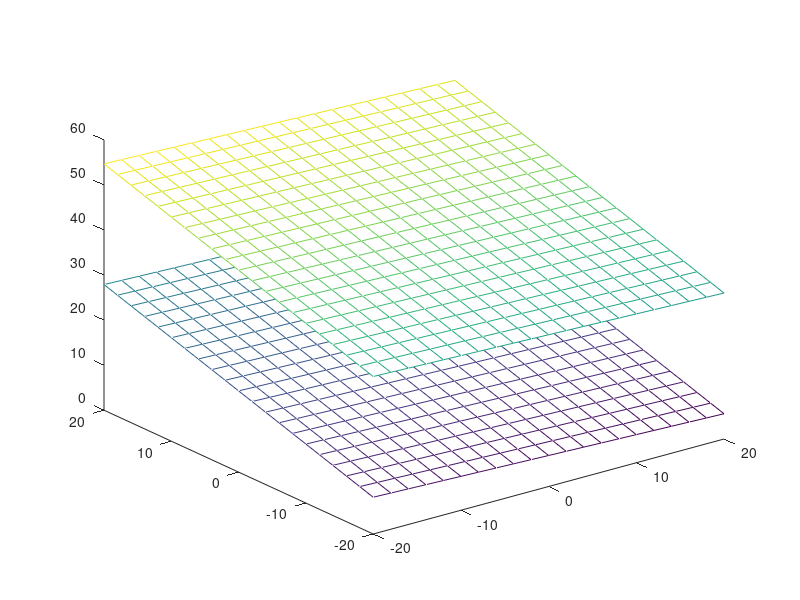

MATLAB code to generate this figure: (Note: this script raises an error after producing the figure.)

% CVPR 2012 Paper Matlab Code
% Title: A Theory of Multi-Layer Flat Refractive Geometry
% Authors: Amit Agrawal, Srikumar Ramalingam, Yuichi Taguchi, Visesh Chari

% In this code, we generate simulation data for Case 3. Then we use the
% forward projection equation to compute the projection of 3D points and
% show that it matches the original image projection

% Case 3 (Air-Medium1-Medium2)

clear all;close all;clc;

mu1 = 1.5;  % refractive index of medium1
mu2 = 1.33;  % refractive index of medium2

mu = [mu1;mu2];

fprintf('Testing Forward Projection for Case 3: Air-Medium1-Medium2\n')
fprintf('Case 3: Air-Medium1-Medium2. Refractive index of medium1 = %f, medium2 = %f\n',mu1,mu2);

COP = [0;0;0];  % Camera coordinate system is origin

% generate a flat refractive layer at distance d0
d0 = 15;
d1 = 24; % thickness of medium


% generate random normal of the flat refractive layer
n = [randn(1)*0.3 ; randn(1)*0.3 ; -1 + randn(1)*0.3];
n = n/sqrt(n'*n);
if(n(3)>=0)
    n = -n;
end

% display
figure;plot3(COP(1),COP(2),COP(3),'k-*');hold on;
[xx,yy] = meshgrid(-20:2:20,-20:2:20);
zz = (-d0 - n(1)*xx - n(2)*yy)/n(3);
mesh(xx,yy,zz);hold on
zz = (-(d0+d1) - n(1)*xx - n(2)*yy)/n(3);
mesh(xx,yy,zz);hold on



% Now we generate image points and find the final refracted ray working
% from the camera.
Ntrial = 100;
fprintf('Testing %d feature points\n',Ntrial);

for trial = 1:Ntrial
    
    % generate random image feature point in normalized coordinate system
    x2D = rand(2,1) - 0.5;
    
    rayD = [x2D ; 1];
    
    %find intersection of this ray with the flat refracting plane
    lamda = -d0/(n'*rayD);
    
    % lamda should be > 0 so that 3D point is in front
    while(lamda < 0)
        x2D = rand(2,1) - 0.5;
        rayD = [x2D ; 1];
        %find intersection of this ray with the flat plane
        % lamda*vi should lie on the plane
        lamda = -d0/(n'*rayD);
    end
    
    q = lamda*rayD; % q lies on flat refracting plane
    line([COP(1) ; q(1)], [COP(2) ; q(2)],[COP(3) ; q(3)] ,'LineWidth', 2 );hold on;
    
    
    vi = q;  % the direction for camera ray
    
    
    v2 = RefractedRay(vi,n,1,mu1);
    
    q2 = q - d1*v2/(v2'*n);
    line([q2(1) ; q(1)], [q2(2) ; q(2)],[q2(3) ; q(3)] ,'LineWidth', 2 );hold on;
    
    
    v3 = RefractedRay(v2,n,mu1,mu2);
    
    % final refracted ray will direction as v3
    %find a 3D point on this ray at some random distance
    fac = abs(20 + 10*rand(1));
    p = q2 + fac*v3/norm(v3);
    
    plot3(p(1),p(2),p(3),'g-s');hold on;
    line([p(1) ; q2(1)], [p(2) ; q2(2)],[p(3) ; q2(3)] ,'LineWidth', 2 );
    
    % now we solve the forward projection equation to find the image
    % projection of this 3D point
    M = SolveForwardProjectionCase3(d0,d0+d1,n,mu,p);
    
    imageProj = [M(1)/M(3); M(2)/M(3)];
    
    % the image projection should match the original feature point
    ee(trial,1) = sum(abs(imageProj - x2D));
    
end

figure;plot(ee);title('error between ground truth and computed projection using AFP');


fprintf('mean error between ground truth feature point and computed projection using AFP = %f\n',mean(ee));















